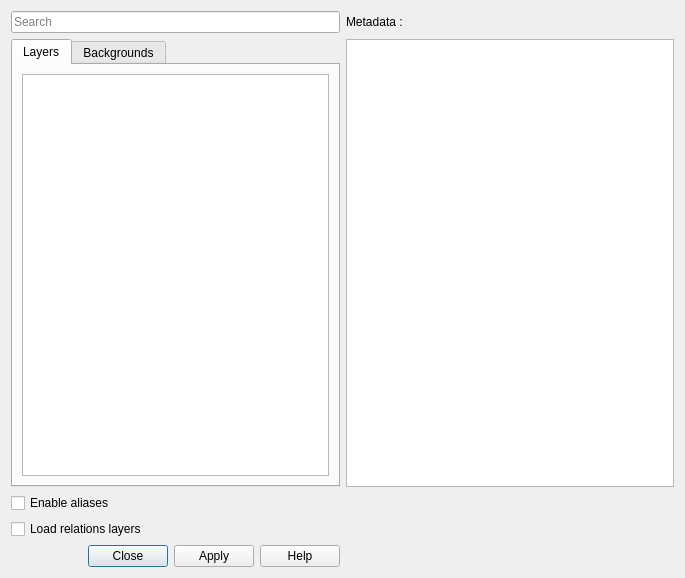
<?xml version="1.0" encoding="UTF-8"?>
<ui version="4.0">
 <class>ProviderForm</class>
 <widget class="QDialog" name="ProviderForm">
  <property name="geometry">
   <rect>
    <x>0</x>
    <y>0</y>
    <width>685</width>
    <height>578</height>
   </rect>
  </property>
  <property name="windowTitle">
   <string>Layers</string>
  </property>
  <layout class="QGridLayout" name="gridLayout">
   <item row="0" column="1">
    <widget class="QLabel" name="label">
     <property name="text">
      <string>Metadata :</string>
     </property>
    </widget>
   </item>
   <item row="0" column="0">
    <widget class="QLineEdit" name="lineEdit">
     <property name="placeholderText">
      <string>Search</string>
     </property>
    </widget>
   </item>
   <item row="2" column="0">
    <widget class="QCheckBox" name="dictCheckBox">
     <property name="text">
      <string>Enable aliases</string>
     </property>
    </widget>
   </item>
   <item row="4" column="0">
    <widget class="QDialogButtonBox" name="buttonBox">
     <property name="orientation">
      <enum>Qt::Horizontal</enum>
     </property>
     <property name="standardButtons">
      <set>QDialogButtonBox::Apply|QDialogButtonBox::Close|QDialogButtonBox::Help</set>
     </property>
    </widget>
   </item>
   <item row="1" column="0">
    <widget class="QTabWidget" name="tabWidget">
     <property name="currentIndex">
      <number>0</number>
     </property>
     <widget class="QWidget" name="tab">
      <property name="sizePolicy">
       <sizepolicy hsizetype="Preferred" vsizetype="Preferred">
        <horstretch>0</horstretch>
        <verstretch>0</verstretch>
       </sizepolicy>
      </property>
      <attribute name="title">
       <string>Layers</string>
      </attribute>
      <layout class="QGridLayout" name="gridLayout_2">
       <item row="0" column="0">
        <widget class="QTreeView" name="treeView"/>
       </item>
      </layout>
     </widget>
     <widget class="QWidget" name="tab_wmts">
      <attribute name="title">
       <string>Backgrounds</string>
      </attribute>
      <layout class="QGridLayout" name="gridLayout_3">
       <item row="0" column="0">
        <widget class="QTreeView" name="treeView_wmts"/>
       </item>
      </layout>
     </widget>
    </widget>
   </item>
   <item row="1" column="1">
    <widget class="QTextBrowser" name="metaTextBrowser"/>
   </item>
   <item row="3" column="0">
    <widget class="QCheckBox" name="layerCheckBox">
     <property name="text">
      <string>Load relations layers</string>
     </property>
    </widget>
   </item>
  </layout>
 </widget>
 <resources/>
 <connections>
  <connection>
   <sender>buttonBox</sender>
   <signal>accepted()</signal>
   <receiver>ProviderForm</receiver>
   <slot>accept()</slot>
   <hints>
    <hint type="sourcelabel">
     <x>684</x>
     <y>495</y>
    </hint>
    <hint type="destinationlabel">
     <x>157</x>
     <y>274</y>
    </hint>
   </hints>
  </connection>
  <connection>
   <sender>buttonBox</sender>
   <signal>rejected()</signal>
   <receiver>ProviderForm</receiver>
   <slot>reject()</slot>
   <hints>
    <hint type="sourcelabel">
     <x>684</x>
     <y>495</y>
    </hint>
    <hint type="destinationlabel">
     <x>286</x>
     <y>274</y>
    </hint>
   </hints>
  </connection>
 </connections>
</ui>
